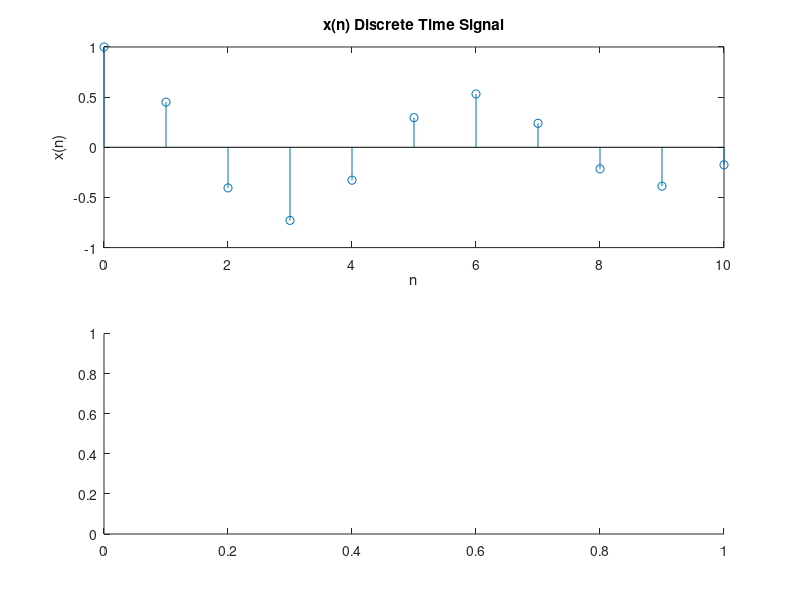

The MATLAB script that drew this image: (Note: this script raises an error after producing the figure.)
figure;
n=0:1:10;
x=(0.9*exp(1j*pi/3)).^n;
subplot(2,1,1);
stem(n,x);
xlabel('n')
ylabel('x(n)') 
title('x(n) Discrete Time Signal')
w = linspace(-2*pi,2*pi);
subplot(2,1,2);
plot(w,dtft(x,n,w));
xlabel('Frequency (Hz)')
ylabel('Amplitude') 
title('x(w) Discrete Time Signal Fourier Transform')

function [ X ] = dtft( x, n, w )
% [X] = dtft(x, n, w)
% X = DTFT values computed at w frequencies
% x = finite duration sequence over n
% n = sample position vector
% w = frequency location vector
temp = w' * n;
temp = -1j * temp;
e = exp(temp);
X = e * x';
end